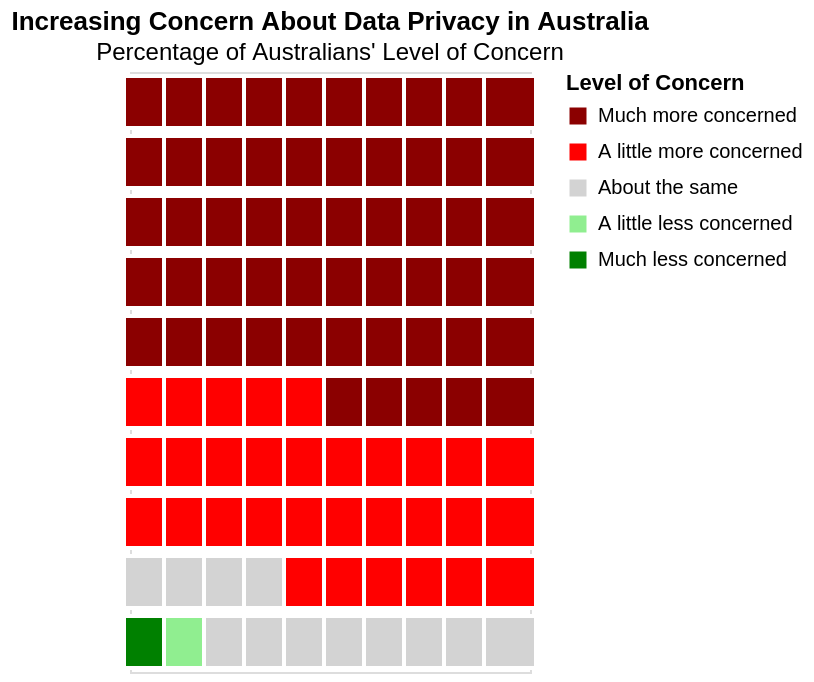

Specify this chart in Vega-Lite:
### Vega-Lite specification from a JSON file in a GitHub repository (floating-point values rounded to 4 significant figures)
{"$schema": "https://vega.github.io/schema/vega-lite/v5.json", "description": "A 10x10 waffle chart with 5 categories.", "width": "container", "height": 300, "title": {"text": "Increasing Concern About Data Privacy in Australia", "subtitle": "Percentage of Australians' Level of Concern"}, "data": {"values": [{"category": "Much less concerned", "count": 1}, {"category": "A little less concerned", "count": 1}, {"category": "About the same", "count": 12}, {"category": "A little more concerned", "count": 31}, {"category": "Much more concerned", "count": 56}]}, "transform": [{"window": [{"op": "sum", "field": "count", "as": "cumulative"}], "frame": [null, 0]}, {"calculate": "datum.cumulative - datum.count", "as": "start_idx"}, {"calculate": "datum.cumulative", "as": "end_idx"}, {"window": [{"op": "row_number", "as": "row_num"}], "ignorePeers": true}, {"calculate": "sequence(0, 100)", "as": "grid"}, {"flatten": ["grid"]}, {"filter": "datum.grid >= datum.start_idx && datum.grid < datum.end_idx"}, {"calculate": "datum.grid % 10", "as": "x"}, {"calculate": "9 - floor(datum.grid / 10)", "as": "y"}], "mark": {"type": "rect", "stroke": "white", "strokeWidth": 2, "width": 26, "height": 26}, "encoding": {"x": {"field": "x", "type": "ordinal", "axis": null}, "y": {"field": "y", "type": "ordinal", "axis": null}, "color": {"field": "category", "type": "nominal", "scale": {"range": ["lightgreen", "red", "lightgrey", "green", "darkred"]}, "legend": {"title": "Level of Concern", "values": ["Much more concerned", "A little more concerned", "About the same", "A little less concerned", "Much less concerned"]}}, "tooltip": [{"field": "category", "type": "nominal", "title": "Category"}, {"field": "count", "type": "quantitative", "title": "Percentage of Australians"}]}}
